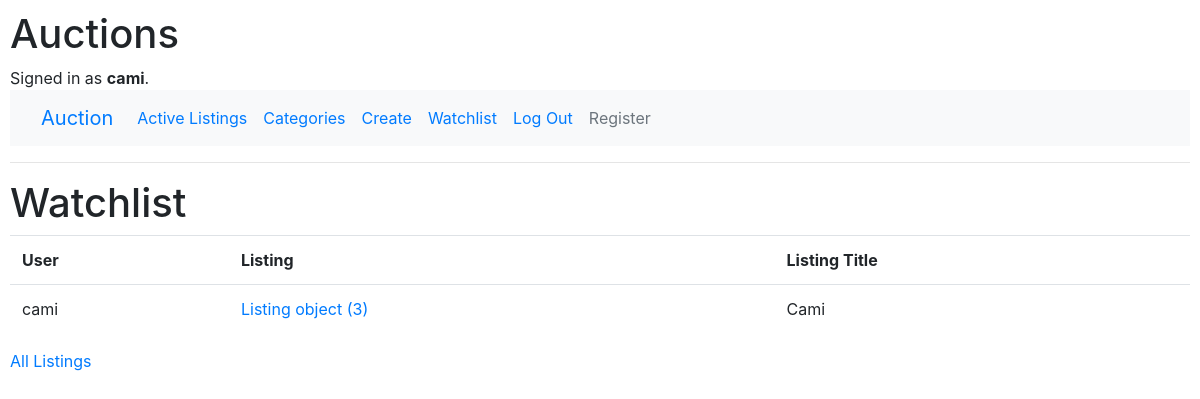
The page /watchlist (signed in) on the database as committed earlier.
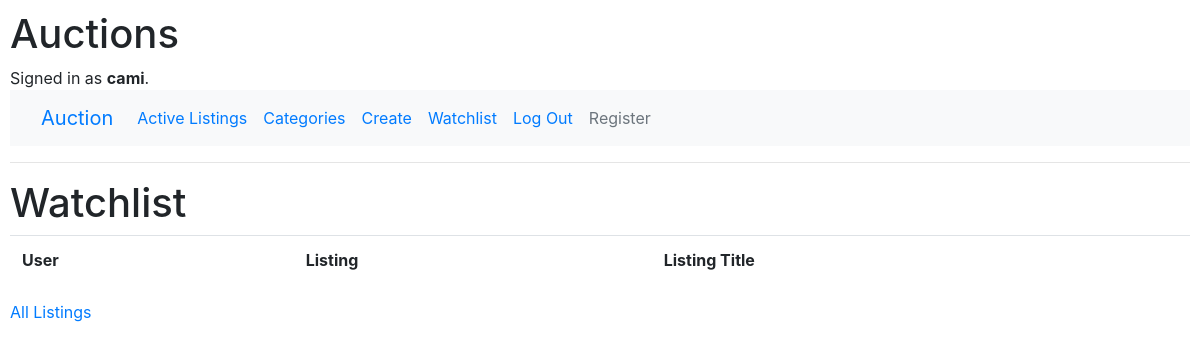
The same page on the database as committed later.
### auctions/models.py (models this page shows)
class Watchlist(models.Model):
    user = models.ForeignKey(User, on_delete=models.CASCADE, blank=False, related_name="watchlists", default="")
    listing = models.ForeignKey(Listing, on_delete=models.CASCADE, related_name="watchlists", default="")

class User(AbstractUser):
    pass

class Listing(models.Model):
    title = models.CharField(max_length=64)
    description = models.CharField(max_length=256)
    starting_bid = models.IntegerField()
    photo = models.URLField(blank=True)
    creator = models.ForeignKey(User, on_delete=models.CASCADE, blank=False, related_name="listings", default="")
    active = models.BooleanField(default=True)
    category = models.CharField(max_length=20, blank=True, choices=CATEGORY_CHOICES)

### auctions/views.py (the view)
# urls.py: path("watchlist", views.watchlist, name="watchlist"),
def watchlist(request):
    return render(request, "auctions/watchlist.html", {
        "watchlist": Watchlist.objects.filter(user=request.user)
    })

### auctions/templates/auctions/watchlist.html
{% extends "auctions/layout.html" %}
{% block body %}
    <h1>Watchlist</h1>
    <table class="table">
        <tr>
            <th>User</th>
            <th>Listing</th>
            <th>Listing Title</th>
        </tr>
        {% for item in watchlist %}
            <tr>
                <td>{{ item.user }}</td>
                <td><a href="{% url 'listing' item.listing.id %}">{{ item.listing }}</a></td>
                <td>{{ item.listing.title }}</td>
            </tr>
        {% endfor %}
    </table>
    <a href="{% url 'index' %}">All Listings</a>
{% endblock %}

Rows that differ between the two databases and show on the page:
removed Watchlist: user "cami", listing "Listing object (3)", listing "Cami"
